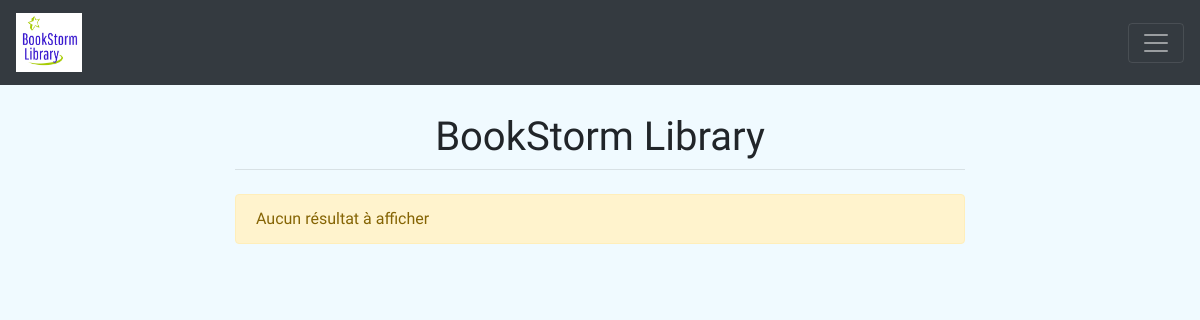
The page /polls/ on the database as committed earlier.
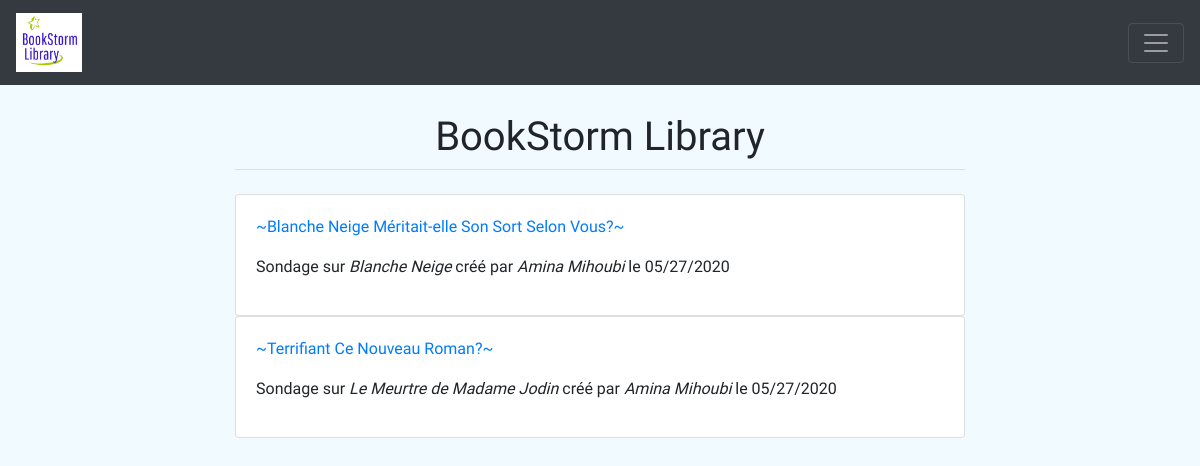
The same page on the database as committed later.
### polls/models.py (models this page shows, shortened)
class Poll(models.Model):
    question        = models.TextField()
    poller          = models.ForeignKey(Account, on_delete=models.PROTECT) #prevents referenced object from being deleted
    create_stamp    = models.DateField(auto_now_add=True)
    book            = models.ForeignKey(Book, on_delete=models.PROTECT)
    is_active       = models.BooleanField(default=True)
    def get_absolute_url(self):
        return reverse("poll-detail", kwargs={"pk": self.pk})

### books/models.py (models this page shows, shortened)
class Book(models.Model): #() indicate inheritance
	title				= models.CharField(max_length=120)
	summary 			= models.TextField()
	author				= models.ForeignKey(Account, on_delete=models.CASCADE, limit_choices_to={'is_author': True}) # possible values of on_delete: [CASCADE, PROTECT, SET_NULL, SET_DEFAULT, SET(value)]
	publication_date	= models.DateField()
	create_stamp        = models.DateField(auto_now_add=True)
	categories			= models.ManyToManyField(Category) # ManyToMany relationship with the Category model class
	price				= models.DecimalField(max_digits = 5, decimal_places = 2)
	nb_likes			= models.IntegerField(default=0, editable=False)
	def __str__(self):
		return self.title # toString method ==> print(obj)

### accounts/models.py (models this page shows, shortened)
class Account(AbstractUser):
    is_author	= models.BooleanField(default=False)
    def __str__(self):
        if self.first_name is None or self.first_name is '': #no null in python, use None instead
            return self.username
        else:
            return self.get_full_name()

### polls/views.py (the view)
# urls.py: path('', PollListView.as_view(), name='poll-list'), # path(route, view, kwargs, name)
class PollListView(ListView):
    template_name = 'polls/poll_list.html'
    queryset      = Poll.objects.filter(is_active=True).all()
    model         = Poll

### polls/templatetags/polls_extras.py (called while the page is built)
@register.filter
def format_poll(sentence):
    return "~" + string.capwords(sentence) + "~"

### polls/templates/polls/poll_list.html
{% extends 'base.html' %}
{% block content %}
{% load polls_extras %}
    {% for object in object_list %}
        <div class="card">
            <div class="card-body">
                <p><a href="{{ object.get_absolute_url }}">{{ object.question|format_poll }}</a></p>
                <p>Sondage sur <em>{{ object.book }}</em> créé par <em>{{ object.poller }}</em> le {{ object.create_stamp|date:"SHORT_DATE_FORMAT" }}</p>
            </div>
        </div>
        {% empty %}
            <div class="alert alert-warning">
                Aucun résultat à afficher
            </div>
    {% endfor %}
{% endblock %}

### pages/templates/base.html (shortened to what this page needs)
<!DOCTYPE html>
<html lang="en">
  <head>
    <link rel="stylesheet" href="https://stackpath.bootstrapcdn.com/bootstrap/4.1.3/css/bootstrap.min.css">
  </head>
  <body style="margin-bottom: 40px; background-color: #f0faff">
    {% include 'navbar.html' %}
    <div class="container" style="margin-top: 20px">
      <div class="row justify-content-center">
        <div class="col-8">
          <h1 class="mt-2 text-center" style="font-family: 'Bad Script', cursive;">BookStorm Library</h1>
          <hr class="mt-0 mb-4">
          {% block content %}
          {% endblock %}
        </div>
      </div>
    </div>
  </body>
</html>

### pages/templates/navbar.html (shortened to what this page needs)
<nav class="navbar navbar-dark bg-dark text-light">
  <a class="navbar-brand" href="{% url 'index' %}"><img src="/static/images/logo.png" alt="Logo" width="30%"></a>
  <button class="navbar-toggler" type="button" data-toggle="collapse" data-target="#navbarNav" aria-controls="navbarNav" aria-expanded="false" aria-label="Toggle navigation">
    <span class="navbar-toggler-icon"></span>
  </button>
</nav>

### pages/templates/base.html (style rules this page uses)
body { font-family: 'Dosis', sans-serif; }

Rows that differ between the two databases and show on the page:
added Poll: question "~Blanche Neige Méritait-elle Son Sort Selon Vous?~", book "Blanche Neige", poller "Amina Mihoubi", create_stamp "05/27/2020"
added Poll: question "~Terrifiant Ce Nouveau Roman?~", book "Le Meurtre de Madame Jodin", poller "Amina Mihoubi", create_stamp "05/27/2020"
Other text that changed with them:
text no longer shown: "Aucun résultat à afficher"
